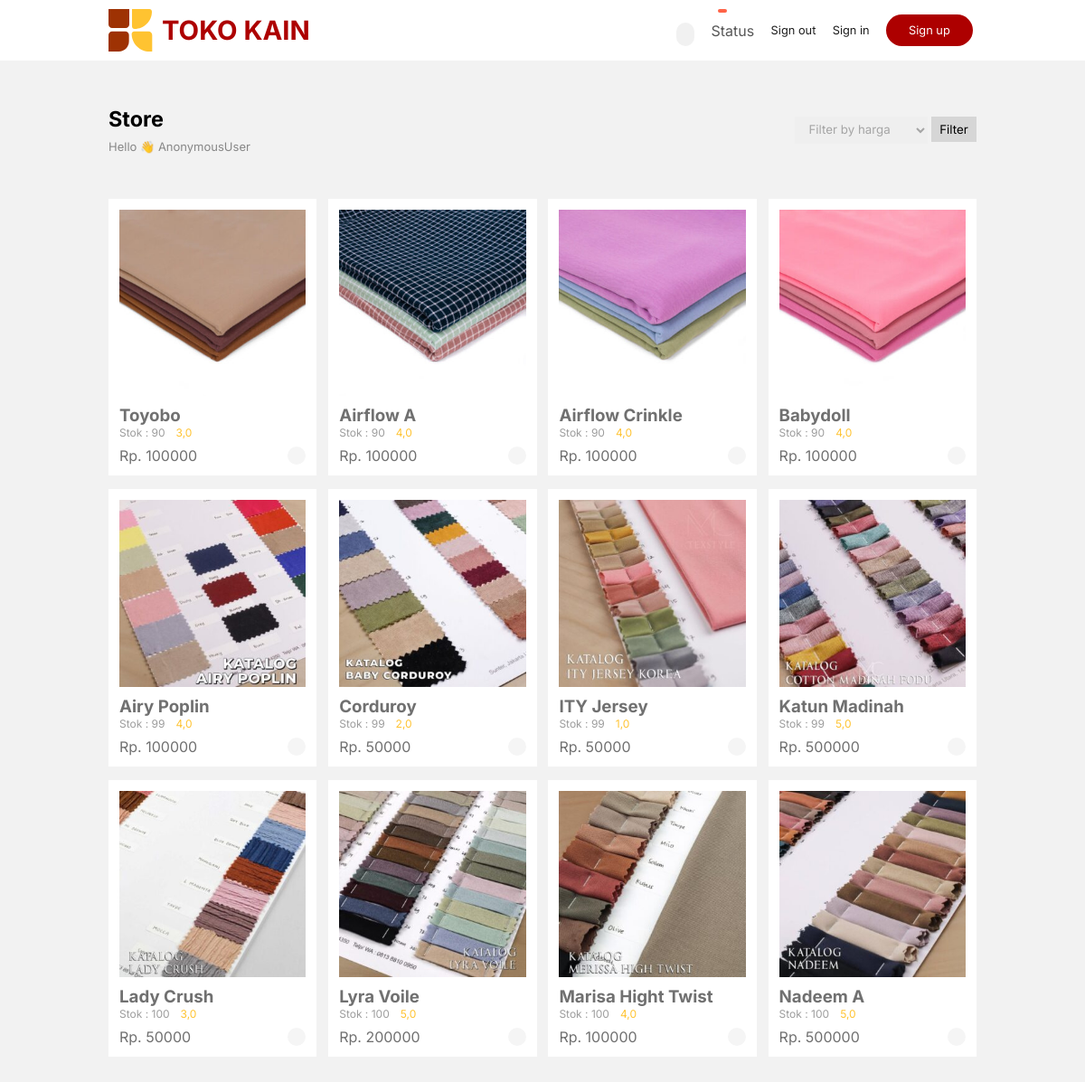
The app's page /, older data.
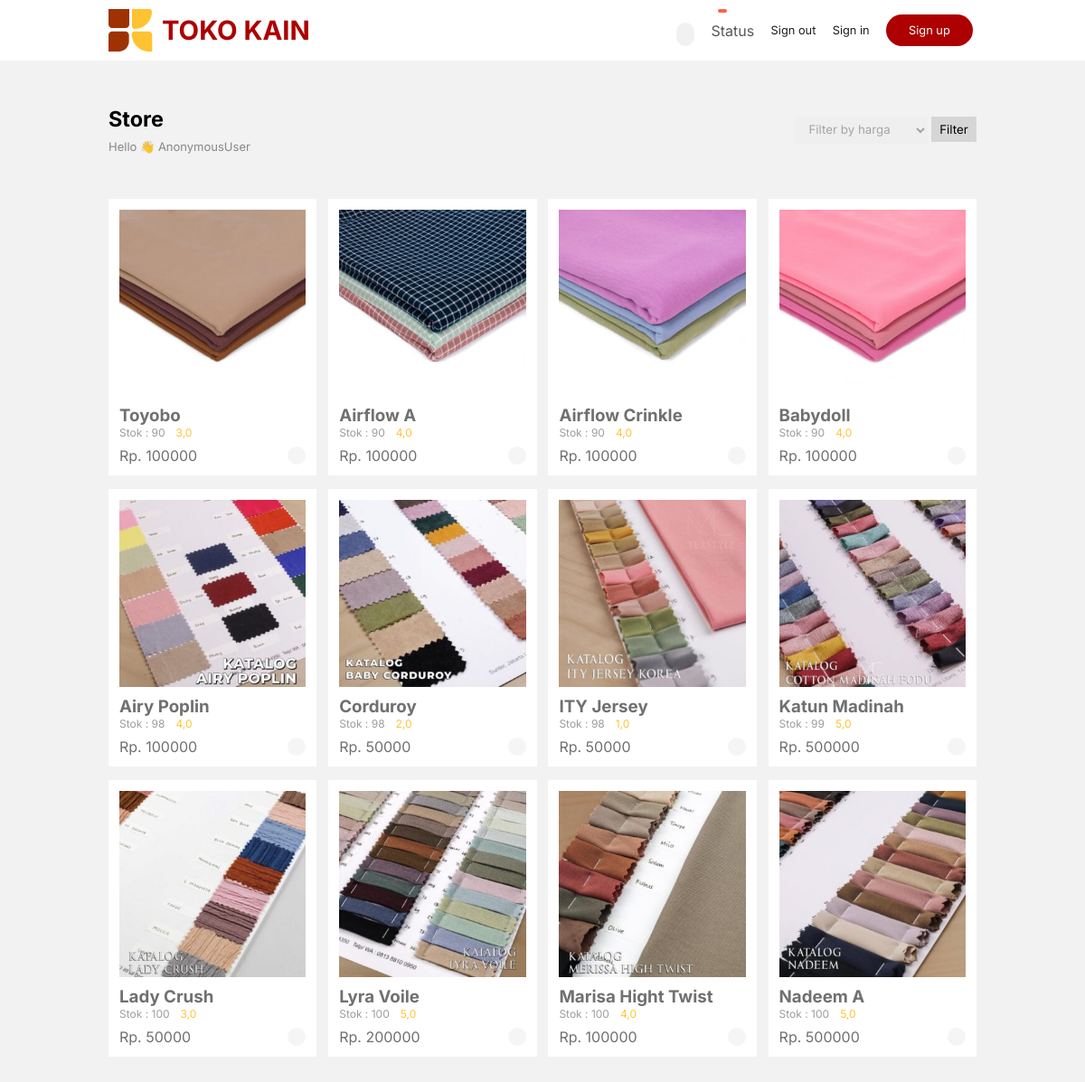
The same page, newer data.
### greenstore_app/models.py (models this page shows, shortened)
class Produk(models.Model):
    img_produk = models.ImageField(upload_to='produk')
    nama_produk = models.CharField(max_length=100)
    rettings = models.FloatField()
    harga = models.IntegerField()
    stok = models.IntegerField(default=0)

### greenstore_app/views.py (the view)
# urls.py: path('', ProdukListView.as_view(), name='index'),
class ProdukListView(ListView):
    model = Produk
    template_name = 'index.html'
    context_object_name = 'produk'
    def get_queryset(self):
        queryset = Produk.objects.all().order_by('-id')
        filter_type = self.request.GET.get('filter_type', '')
        if filter_type == 'termurah':
            queryset = queryset.order_by('harga')
        elif filter_type == 'termahal':
            queryset = queryset.order_by('-harga')
        return queryset

### templates/index.html (shortened to what this page needs)
{% load static %}
<!DOCTYPE html>
<html lang="en">
<head>
    <link rel="stylesheet" href="{%static 'css/main.css'%}">
</head>
<body>
    <nav>
        <div class="logo">
            <img src="{% static 'img/logo.svg' %}" alt="">
            <h3>TOKO KAIN</h3>
        </div>
        <div class="btncart">
            <a href="{% url 'checkout' %}">
                <p id="jlh">{{ total_items }}</p>
                <ion-icon name="cart" id="cartProduk"></ion-icon>
            </a>
            <a href="{% url 'status' %}">
                <p>Status</p>
            </a>
            <button class="signin" id="signout-btn">Sign out</button>
            <button class="signin" onclick="window.dialogsignin.showModal();">Sign in</button>
            <button class="signup" onclick="window.dialogsignup.showModal();">Sign up</button>
        </div>
    </nav>
    <div class="container">
        <div class="content1">
            <div class="title">
                <h3>Store</h3>
                <p>Hello 👋 {{user}}</p>
            </div>
            <form method="GET" action="{% url 'index' %}">
                <select name="filter_type" id="filter-type">
                    <option value="">Filter by harga</option>
                </select>
                <button type="submit">Filter</button>
            </form>
        </div>
        <div class="content2">
            {% for data in produk %}
                <div class="card">
                    <img src="{{data.img_produk.url}}" alt="">
                    <div class="ket">
                        <h3>{{data.nama_produk}}</h3>
                        <div id="reting">
                            <div class="stok">
                                <p>Stok : {{data.stok}}</p>
                            </div>
                            {{data.rettings}}
                        </div>
                        <p>Rp. {{data.harga}}</p>
                        <a href="#" class="beli-btn" data-produk-id="{{data.id}}">
                            <ion-icon name="bag-check" id="beli"></ion-icon>
                        </a>
                    </div>
                </div>
            {% endfor %}
        </div>
    </div>
</body>
</html>

Row changes from the older to the newer data that the page shows:
changed Produk "Airy Poplin": stok "99" → "98"
changed Produk "Corduroy": stok "99" → "98"
changed Produk "ITY Jersey": stok "99" → "98"
